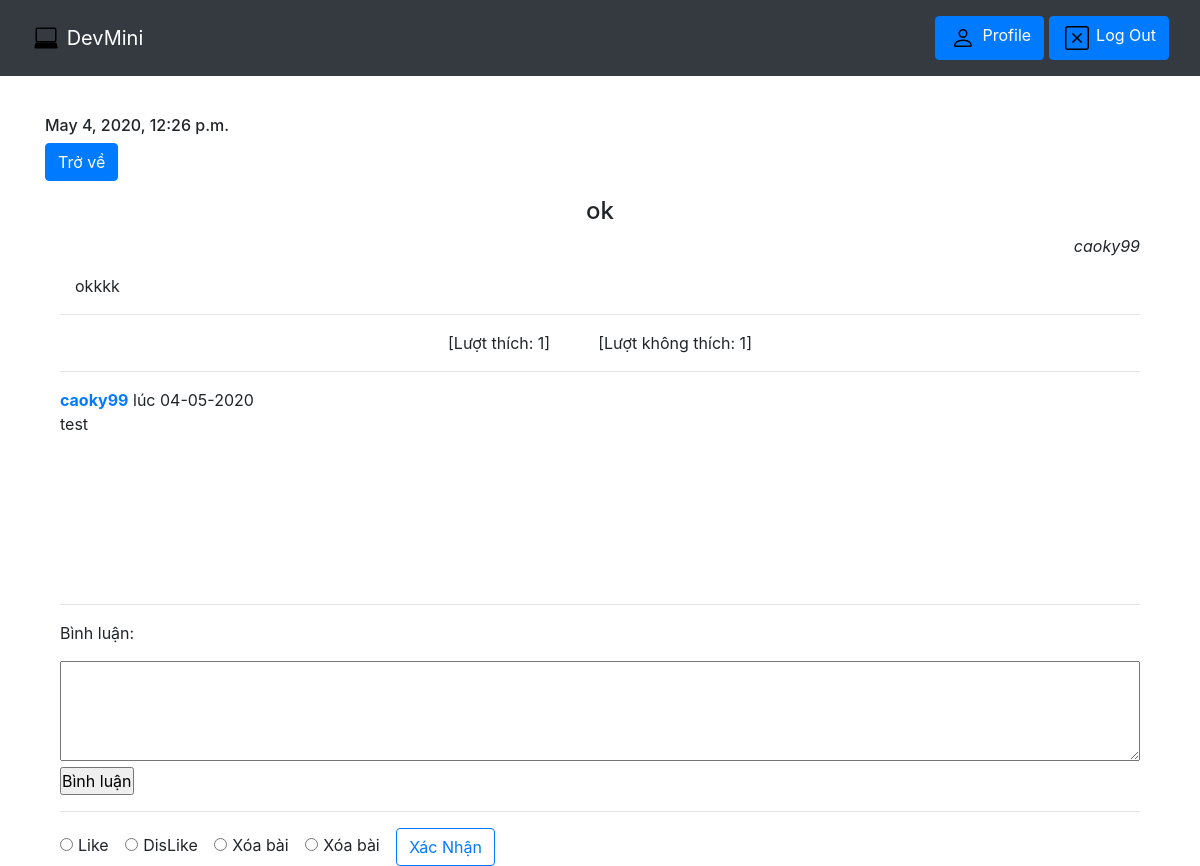
The app's page /post/7/ (signed in) with its own data.
### home/models.py (models this page shows)
class code(models.Model):
    Loai=models.CharField(max_length=200,default="Chưa có")
    Title=models.CharField(max_length=200,default="")
    Code=models.TextField()
    Date=models.DateTimeField(auto_now=True)
    User=models.CharField(max_length=200,default="")
    Like=models.IntegerField(default=1)
    Unlike=models.IntegerField(default=1)
    HuongUng=models.IntegerField(default=0)
    Img=models.ImageField(null=True)
    objects = models.Manager()

class Comment(models.Model):
    post = models.ForeignKey(code, on_delete=models.CASCADE, related_name='comments')
    author = models.ForeignKey(settings.AUTH_USER_MODEL, on_delete=models.CASCADE)
    body = models.TextField()
    date = models.DateTimeField(auto_now_add=True)
    id_user = models.IntegerField(default=0)

class MyUser(AbstractUser):
    Point=models.IntegerField(default=0)
    Linhvuc=models.CharField(max_length=500,default="Không có")
    Namsinh=models.IntegerField(default=0)
    Chucvu=models.CharField(max_length=500,default="Không có")
    Noio=models.CharField(max_length=500,default="")
    Uid=models.IntegerField(default=0)

### home/views.py (the view)
# urls.py: path('post/',views.list,name="baidang"),
def post(request, pk):
    post = code.objects.get(id=pk)
    form = CommentForm()
    if request.method == "POST":
        id_user=request.user.id
        form = CommentForm(request.POST, author=request.user, post=post)
        if form.is_valid():
            form.save(id_user)
            return HttpResponseRedirect(request.path)
    return render(request, "pages/post.html", {"post": post, "form": form})

### home/forms.py (shortened to what this page needs)
class CommentForm(forms.ModelForm):
    def __init__(self, *args, **kwargs):
        self.author = kwargs.pop('author', None)
        self.post = kwargs.pop('post', None)
        super().__init__(*args, **kwargs)
    class Meta:
        model = Comment
        fields = ["body"]

### home/templates/pages/post.html (shortened to what this page needs)
{% extends "pages/base.html" %}
{% block content %}
<p><h6> {{post.Date}}</h6><a href="{% url 'baidang'%}" class="btn btn-primary" role="button" aria-pressed="true">Trở về</a></p>
<div class="container">
    <center><h4>{{post.Title}}</h4></center>
    <p style="text-align: right;width:100%"><i>{{post.User}}</i></p>
<div class="container">
    <p>{{post.Code}}</p>
</div>
<hr>
<p><center> [Lượt thích: {{post.Like}}]&emsp;&emsp;&emsp;[Lượt không thích: {{post.Unlike}}]</center></p>
<hr>
<div style="
            width:100%;
            height:200px;
            overflow-x:hidden;
            overflow-y:auto;">
{% for comment in post.comments.all %}
    <div>
    <b><a href="/infor/{{comment.id_user}}">{{comment.author}}</a></b> lúc {{comment.date|date:"d-m-Y"}}
    <p>{{comment.body}}</p>
    </div>
{% endfor %}
</div>
<hr>
{% if user.username %}
    <form action="{% url 'post' post.id %}" method="POST">
        <P>Bình luận:</p>
        <textarea name="body" style="width:100%;
            height:100px;" required="" id="id_body"></textarea>
        <br/>
        <input type="submit" value="Bình luận"/>
    </form>
{% endif %}
<hr>
 <form action="/like/{{post.id}}" method="POST">
        <div class="form-check form-check-inline">
            <input class="form-check-input" type="radio" name="likeunlike" value="1">
            <label class="form-check-label">Like</label>
        </div>
        <div class="form-check form-check-inline">
            <input class="form-check-input" type="radio" name="likeunlike" value="2">
            <label class="form-check-label">DisLike</label>
        </div>
        {% if user.username == post.User %}
        <div class="form-check form-check-inline">
            <input class="form-check-input" type="radio" name="likeunlike" value="3">
            <label class="form-check-label">Xóa bài</label>
        </div>
        {% endif %}
        {% if user.is_superuser %}
        <div class="form-check form-check-inline">
            <input class="form-check-input" type="radio" name="likeunlike" value="3">
            <label class="form-check-label">Xóa bài</label>
        </div>
        {% endif %}
        <button type="submit" class="btn btn-outline-primary">Xác Nhận</button>
</form>
</div>
{% endblock %}

### static/css/app.css (style rules this page uses)
* { margin:0;padding:0;-webkit-box-sizing:border-box;box-sizing:border-box;outline:none }

### records on screen
code: Date "May 4, 2020, 12:26 p.m.", Title "ok", User "caoky99", Code "okkkk", Like "1", Unlike "1"
Comment: author "caoky99", date "04-05-2020", body "test"
